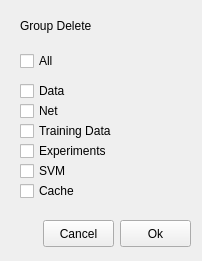
<?xml version="1.0" encoding="UTF-8"?>
<ui version="4.0">
 <class>Form</class>
 <widget class="QWidget" name="Form">
  <property name="geometry">
   <rect>
    <x>0</x>
    <y>0</y>
    <width>202</width>
    <height>261</height>
   </rect>
  </property>
  <property name="windowTitle">
   <string>Form</string>
  </property>
  <widget class="QCheckBox" name="checkBoxAll">
   <property name="geometry">
    <rect>
     <x>20</x>
     <y>50</y>
     <width>97</width>
     <height>22</height>
    </rect>
   </property>
   <property name="styleSheet">
    <string notr="true">font: 14pt &quot;Ubuntu Condensed&quot;;</string>
   </property>
   <property name="text">
    <string>All</string>
   </property>
  </widget>
  <widget class="QCheckBox" name="checkBoxNet">
   <property name="geometry">
    <rect>
     <x>20</x>
     <y>100</y>
     <width>97</width>
     <height>22</height>
    </rect>
   </property>
   <property name="styleSheet">
    <string notr="true">font: 14pt &quot;Ubuntu Condensed&quot;;</string>
   </property>
   <property name="text">
    <string>Net</string>
   </property>
  </widget>
  <widget class="QCheckBox" name="checkBoxData">
   <property name="geometry">
    <rect>
     <x>20</x>
     <y>80</y>
     <width>97</width>
     <height>22</height>
    </rect>
   </property>
   <property name="styleSheet">
    <string notr="true">font: 14pt &quot;Ubuntu Condensed&quot;;</string>
   </property>
   <property name="text">
    <string>Data</string>
   </property>
  </widget>
  <widget class="QCheckBox" name="checkBoxTrain">
   <property name="geometry">
    <rect>
     <x>20</x>
     <y>120</y>
     <width>121</width>
     <height>22</height>
    </rect>
   </property>
   <property name="styleSheet">
    <string notr="true">font: 14pt &quot;Ubuntu Condensed&quot;;</string>
   </property>
   <property name="text">
    <string>Training Data</string>
   </property>
  </widget>
  <widget class="QCheckBox" name="checkBoxExp">
   <property name="geometry">
    <rect>
     <x>20</x>
     <y>140</y>
     <width>121</width>
     <height>22</height>
    </rect>
   </property>
   <property name="styleSheet">
    <string notr="true">font: 14pt &quot;Ubuntu Condensed&quot;;</string>
   </property>
   <property name="text">
    <string>Experiments</string>
   </property>
  </widget>
  <widget class="QCheckBox" name="checkBoxCache">
   <property name="geometry">
    <rect>
     <x>20</x>
     <y>180</y>
     <width>97</width>
     <height>22</height>
    </rect>
   </property>
   <property name="styleSheet">
    <string notr="true">font: 14pt &quot;Ubuntu Condensed&quot;;</string>
   </property>
   <property name="text">
    <string>Cache</string>
   </property>
  </widget>
  <widget class="QLabel" name="label">
   <property name="geometry">
    <rect>
     <x>20</x>
     <y>10</y>
     <width>121</width>
     <height>31</height>
    </rect>
   </property>
   <property name="styleSheet">
    <string notr="true">font: 18pt &quot;Ubuntu Condensed&quot;;</string>
   </property>
   <property name="text">
    <string>Group Delete</string>
   </property>
  </widget>
  <widget class="QPushButton" name="pushButton_2">
   <property name="geometry">
    <rect>
     <x>43</x>
     <y>220</y>
     <width>71</width>
     <height>27</height>
    </rect>
   </property>
   <property name="text">
    <string>Cancel</string>
   </property>
  </widget>
  <widget class="QPushButton" name="pushButton">
   <property name="geometry">
    <rect>
     <x>120</x>
     <y>220</y>
     <width>71</width>
     <height>27</height>
    </rect>
   </property>
   <property name="text">
    <string>Ok</string>
   </property>
  </widget>
  <widget class="QCheckBox" name="checkBoxSVM">
   <property name="geometry">
    <rect>
     <x>20</x>
     <y>160</y>
     <width>97</width>
     <height>22</height>
    </rect>
   </property>
   <property name="styleSheet">
    <string notr="true">font: 14pt &quot;Ubuntu Condensed&quot;;</string>
   </property>
   <property name="text">
    <string>SVM</string>
   </property>
  </widget>
 </widget>
 <resources/>
 <connections/>
</ui>
